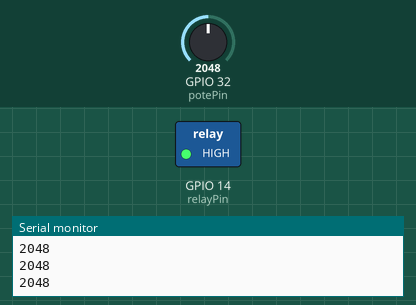
Recording of a sketch running on a simulated ESP32. Parts: switched loads named in the sketch (green lamp = pin HIGH), the last lines printed to the serial monitor. Inputs (shaded band) come from the test bench; at power-on: GPIO 32 (potePin) = 2048 (analog values on the 0–4095 scale).

Above: at 1.2 s.
1.3 s: GPIO 32 (potePin) set to 1933
At 2.2 s:
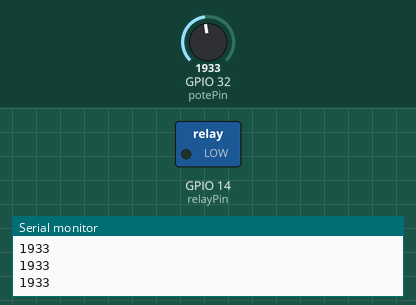
2.8 s: GPIO 32 (potePin) set to 2040
At 3.4 s:
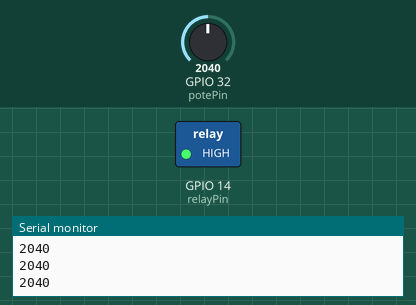
4.3 s: GPIO 32 (potePin) set to 1960
At 4.7 s:
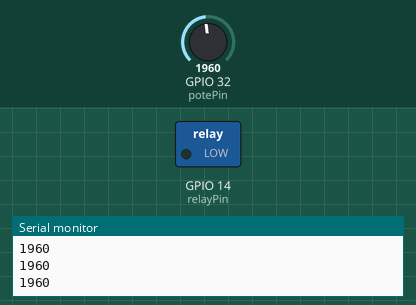
Timing chart, 0 to 7.3 s (numbered marks = the images above; inputs shaded):
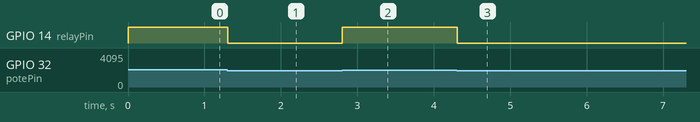

The sketch:

caso_05_rele_pote.ino
```cpp
const int potePin = 32;  //Pin del potenciometro
const int relayPin = 14;  //Pin del relay
volatile int estadoPote;
volatile int entradaPin;
volatile int limite = 2000;


void setup(){
  Serial.begin(115200);
  pinMode(potePin, INPUT);

  pinMode(relayPin,OUTPUT);
 analogWriteResolution(14,12);
 analogReadResolution(12);
}


void loop(){
  estadoPote=analogRead(potePin);
  if (estadoPote > limite) {
    digitalWrite(relayPin, HIGH);
  } else {
    digitalWrite(relayPin, LOW);
  }


  Serial.println(estadoPote);


  delay(100);
}
```

Measured:
- the behaviour switches between 2001 and 2000 on GPIO 32 (potePin) (found by bisection; images 0 and 1)
- after the input at 1.3 s, GPIO 14 (relayPin): HIGH → LOW at once
- after the input at 2.8 s, GPIO 14 (relayPin): LOW → HIGH at once
- after the input at 4.3 s, GPIO 14 (relayPin): HIGH → LOW at once
